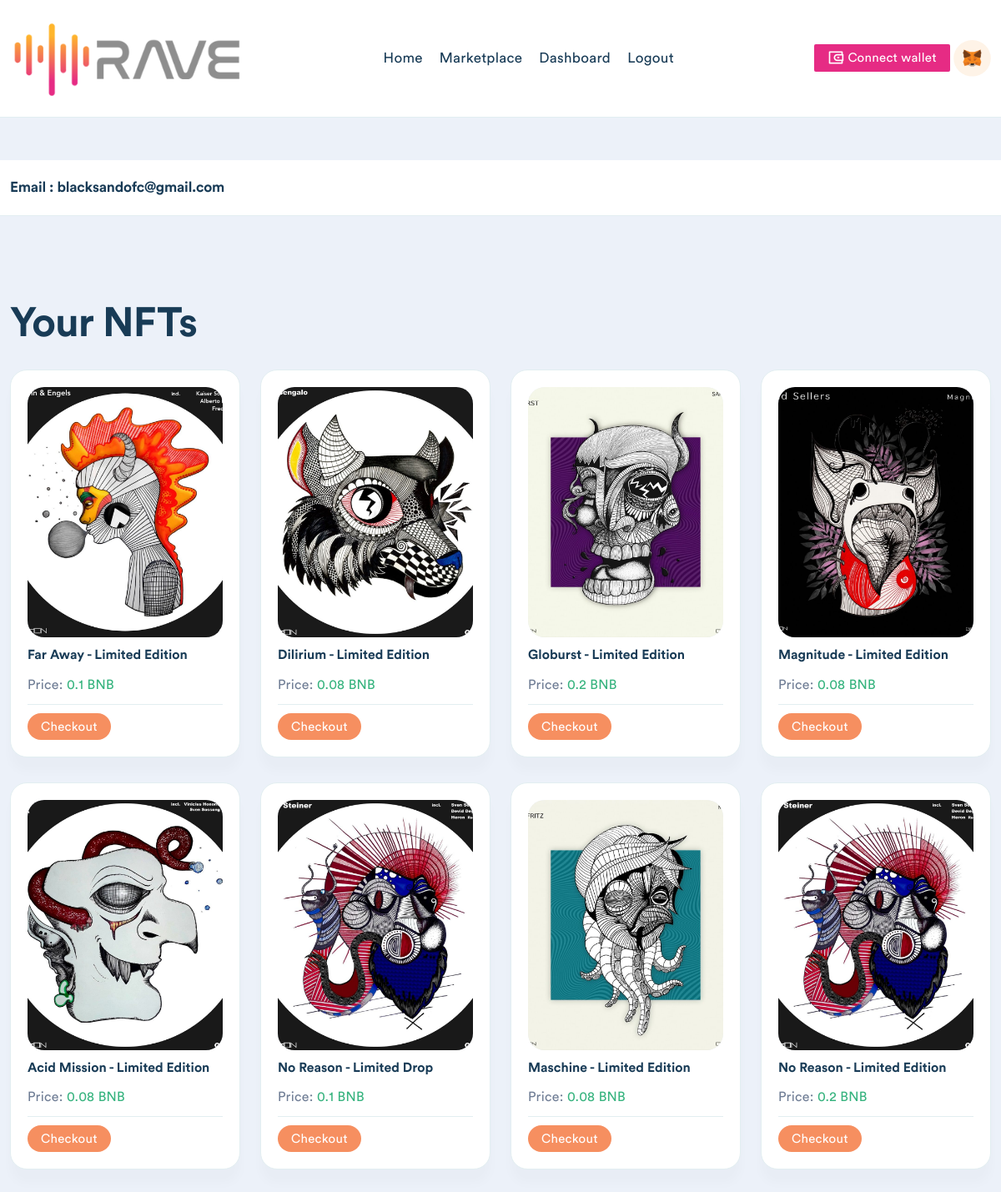
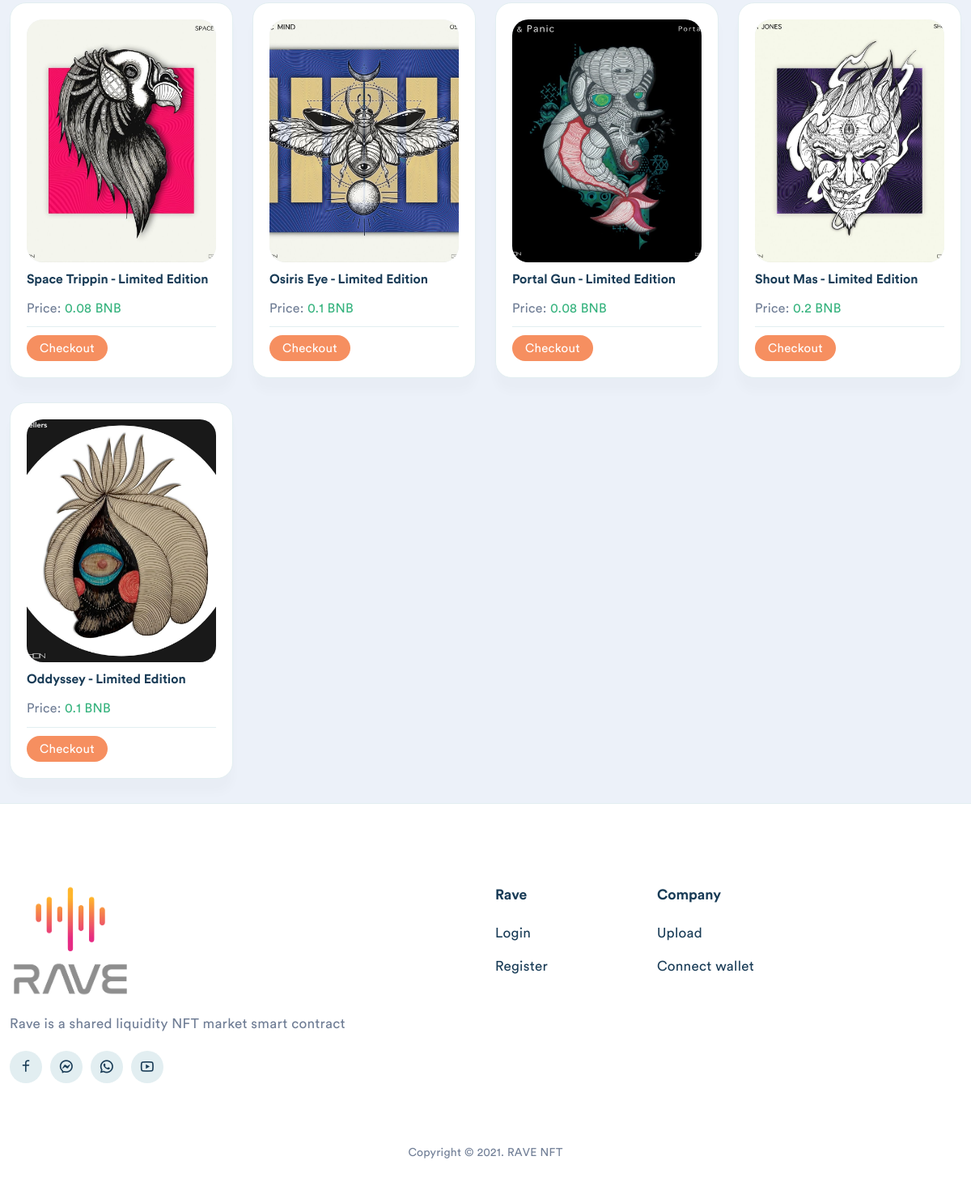
The app's page /dashboard/ (signed in) with its own data (2 pictures, top to bottom).
### rave_app/models.py (models this page shows)
class nfts(models.Model):
    id = models.UUIDField(primary_key=True, default=uuid.uuid4, editable=False)
    seller_id = models.ForeignKey(User, on_delete=models.CASCADE)
    buyer_id = models.CharField(max_length=200, blank=True, null=True)
    wallet_address = models.CharField(max_length=200)
    transaction_id = models.CharField(max_length=1000, blank=True, null=True)
    file = models.FileField(upload_to='nfts/')
    title = models.CharField(max_length=1000)
    desc = models.TextField()
    price = models.FloatField()
    approved = models.BooleanField(default=False)
    applied_for_purchasing = models.BooleanField(default=False)
    purchased = models.BooleanField(default=False)

### rave_app/views.py (the view)
# urls.py: path('dashboard/', views.dashboard, name='dashboard'),
def dashboard(rst):
    own_nfts = models.nfts.objects.filter(seller_id=rst.user, purchased=False)
    bought_nfts = models.nfts.objects.filter(buyer_id=rst.user.email, purchased=True)
    data = {
        'own_nfts': own_nfts,
        'bought_nfts': bought_nfts
    }
    return render(rst, 'dashboard.html', data)

### templates/dashboard.html (shortened to what this page needs)
{% extends 'base.html' %}
{% load static %}
{% block body %}
<div class="mb-100">
	<div class="hero__profile">
		<br><br>
		<div class="infos">
			<div class="container">
				<div class="row flex-wrap align-items-center
								justify-content-between">
					<div class="col-md-auto mr-20">
						<div class="avatars d-flex space-x-20
										align-items-center">
							{% if user.is_authenticated %}
							<h5>Email : {{ user.email }}</h5>
							{% endif %}
						</div>
					</div>
				</div>
			</div>
		</div>
	</div>
</div>
{% if own_nfts %}
<div class="mt-100">
	<div class="container">
		<h1>Your NFTs</h1><br>
		<div class="row">
			{% for i in own_nfts %}
			<div class="col-xl-3 col-lg-4 col-md-6 col-sm-6">
				<div class="card__item four">
					<div class="card_body space-y-10">
						<div class="card_head">
							{% if 'mp3' in i.file.url %}
							<img id="nft_img_size" src="{% static 'mp3_placeholder.jpg' %}" alt="" />
							{% elif 'png' in i.file.url %}
							<img id="nft_img_size" src="{{i.file.url}}" alt="" />
							{% elif 'gif' in i.file.url %}
							<img id="nft_img_size" src="{{i.file.url}}" alt="" />
							{% elif 'jpg' in i.file.url %}
							<img id="nft_img_size" src="{{i.file.url}}" alt="" />
							{% elif 'mp4' in i.file.url %}
							<img id="nft_img_size" src="{% static 'mp4_placeholder.png' %}" alt="item
														img" />
							{% else %}
							<img src="{% static 'placeholder.png' %}" alt="item
														img" />
							{% endif %}
						</div>
						<h6 class="card_title">
							<span class="color_black">
								{{ i.title }}
							</span>
						</h6>
						<div class="card_footer d-block space-y-10">
							<div class="card_footer justify-content-between">
								<p class="txt_sm">
									Price: <span class="color_green txt_sm">{{ i.price }}
										BNB</span>
								</p>
							</div>
							<div class="hr"></div>
							<div class="d-flex
													align-items-center
													space-x-10
													justify-content-between">
								<a class="btn btn-sm btn-primary" href="{% url 'view_nft' id=i.id %}">Checkout</a>
							</div>
						</div>
					</div>
				</div>
			</div>
			{% endfor %}
		</div>
	</div>
</div>
{% endif %}
{% endblock %}

### templates/base.html (style rules this page uses)
#nft_img_size { max-width: 100% !important; display: block !important; height: 300px !important; }

### records on screen
nfts: file (picture), title "Far Away - Limited Edition", price "0.1"
nfts: file (picture), title "Dilirium - Limited Edition", price "0.08"
nfts: file (picture), title "Globurst - Limited Edition", price "0.2"
nfts: file (picture), title "Magnitude - Limited Edition", price "0.08"
nfts: file (picture), title "Acid Mission - Limited Edition", price "0.08"
nfts: file (picture), title "No Reason - Limited Drop", price "0.1"
nfts: file (picture), title "Maschine - Limited Edition", price "0.08"
nfts: file (picture), title "No Reason - Limited Edition", price "0.2"
nfts: file (picture), title "Space Trippin - Limited Edition", price "0.08"
nfts: file (picture), title "Osiris Eye - Limited Edition", price "0.1"
nfts: file (picture), title "Portal Gun - Limited Edition", price "0.08"
nfts: file (picture), title "Shout Mas - Limited Edition", price "0.2"
nfts: file (picture), title "Oddyssey - Limited Edition", price "0.1"

### other values on screen
{{ user.email }} "blacksandofc@gmail.com"
